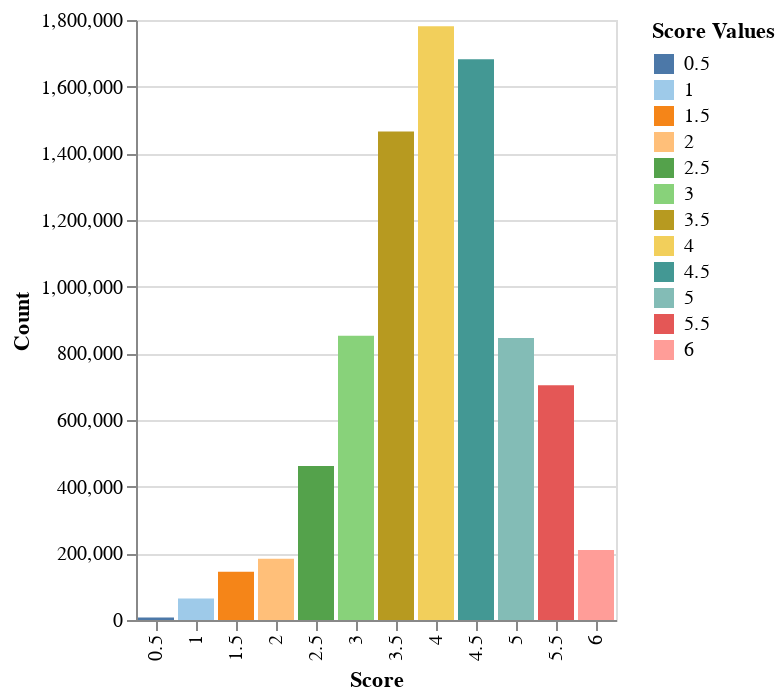

Notebook code cell kept with this figure:
### Code cell
score_counts = train_df['score'].value_counts().reset_index()
score_counts.columns = ['score', 'count'] 

chart = alt.Chart(score_counts).mark_bar().encode(
    x=alt.X('score:O', axis=alt.Axis(title='Score')),
    y=alt.Y('count:Q', axis=alt.Axis(title='Count')),
    color=alt.Color('score:N', 
                    scale=alt.Scale(scheme='tableau20'),
                    legend=alt.Legend(title="Score Values"))
)

chart

### Figure 1 — Vega-Lite specification as saved in the notebook (floating-point values rounded to 4 significant figures)
{"config": {"view": {"continuousWidth": 300, "continuousHeight": 300}}, "data": {"name": "data-daf1719d0a7f3c175998475f6215111e"}, "mark": {"type": "bar"}, "encoding": {"color": {"field": "score", "legend": {"title": "Score Values"}, "scale": {"scheme": "tableau20"}, "type": "nominal"}, "x": {"axis": {"title": "Score"}, "field": "score", "type": "ordinal"}, "y": {"axis": {"title": "Count"}, "field": "count", "type": "quantitative"}}, "$schema": "https://vega.github.io/schema/vega-lite/v5.15.1.json", "datasets": {"data-daf1719d0a7f3c175998475f6215111e": [{"score": 4.0, "count": 1780944}, {"score": 4.5, "count": 1682310}, {"score": 3.5, "count": 1465763}, {"score": 3.0, "count": 852729}, {"score": 5.0, "count": 846264}, {"score": 5.5, "count": 704602}, {"score": 2.5, "count": 462098}, {"score": 6.0, "count": 209975}, {"score": 2.0, "count": 183809}, {"score": 1.5, "count": 144713}, {"score": 1.0, "count": 64833}, {"score": 0.5, "count": 7858}]}}
